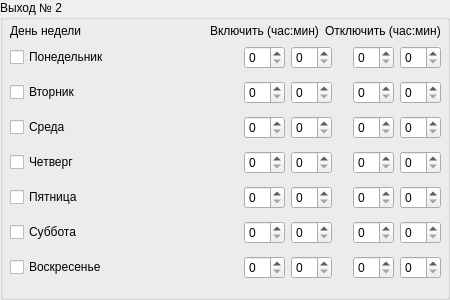
        <widget class="QGroupBox" name="groupBox_2">
         <property name="title">
          <string>Выход № 2</string>
         </property>
         <widget class="QWidget" name="verticalLayoutWidget_2">
          <property name="geometry">
           <rect>
            <x>10</x>
            <y>40</y>
            <width>431</width>
            <height>251</height>
           </rect>
          </property>
          <layout class="QVBoxLayout" name="verticalLayout_2">
           <item>
            <layout class="QHBoxLayout" name="horizontalLayout_10">
             <item>
              <widget class="QCheckBox" name="out2ponC">
               <property name="text">
                <string>Понедельник</string>
               </property>
              </widget>
             </item>
             <item>
              <spacer name="horizontalSpacer_16">
               <property name="orientation">
                <enum>Qt::Horizontal</enum>
               </property>
               <property name="sizeHint" stdset="0">
                <size>
                 <width>40</width>
                 <height>20</height>
                </size>
               </property>
              </spacer>
             </item>
             <item>
              <widget class="QSpinBox" name="out2ponOnHoursS">
               <property name="maximum">
                <number>23</number>
               </property>
              </widget>
             </item>
             <item>
              <widget class="QSpinBox" name="out2ponOnMinsS">
               <property name="maximum">
                <number>59</number>
               </property>
              </widget>
             </item>
             <item>
              <spacer name="horizontalSpacer_17">
               <property name="orientation">
                <enum>Qt::Horizontal</enum>
               </property>
               <property name="sizeType">
                <enum>QSizePolicy::Fixed</enum>
               </property>
               <property name="sizeHint" stdset="0">
                <size>
                 <width>15</width>
                 <height>20</height>
                </size>
               </property>
              </spacer>
             </item>
             <item>
              <widget class="QSpinBox" name="out2ponOffHoursS">
               <property name="maximum">
                <number>23</number>
               </property>
              </widget>
             </item>
             <item>
              <widget class="QSpinBox" name="out2ponOffMinsS">
               <property name="maximum">
                <number>59</number>
               </property>
              </widget>
             </item>
            </layout>
           </item>
           <item>
            <layout class="QHBoxLayout" name="horizontalLayout_11">
             <item>
              <widget class="QCheckBox" name="out2vtorC">
               <property name="text">
                <string>Вторник</string>
               </property>
              </widget>
             </item>
             <item>
              <spacer name="horizontalSpacer_18">
               <property name="orientation">
                <enum>Qt::Horizontal</enum>
               </property>
               <property name="sizeHint" stdset="0">
                <size>
                 <width>40</width>
                 <height>20</height>
                </size>
               </property>
              </spacer>
             </item>
             <item>
              <widget class="QSpinBox" name="out2vtorOnHoursS">
               <property name="maximum">
                <number>23</number>
               </property>
              </widget>
             </item>
             <item>
              <widget class="QSpinBox" name="out2vtorOnMinsS">
               <property name="maximum">
                <number>59</number>
               </property>
              </widget>
             </item>
             <item>
              <spacer name="horizontalSpacer_19">
               <property name="orientation">
                <enum>Qt::Horizontal</enum>
               </property>
               <property name="sizeType">
                <enum>QSizePolicy::Fixed</enum>
               </property>
               <property name="sizeHint" stdset="0">
                <size>
                 <width>15</width>
                 <height>20</height>
                </size>
               </property>
              </spacer>
             </item>
             <item>
              <widget class="QSpinBox" name="out2vtorOffHoursS">
               <property name="maximum">
                <number>23</number>
               </property>
              </widget>
             </item>
             <item>
              <widget class="QSpinBox" name="out2vtorOffMinsS">
               <property name="maximum">
                <number>59</number>
               </property>
              </widget>
             </item>
            </layout>
           </item>
           <item>
            <layout class="QHBoxLayout" name="horizontalLayout_12">
             <item>
              <widget class="QCheckBox" name="out2sredC">
               <property name="text">
                <string>Среда</string>
               </property>
              </widget>
             </item>
             <item>
              <spacer name="horizontalSpacer_20">
               <property name="orientation">
                <enum>Qt::Horizontal</enum>
               </property>
               <property name="sizeHint" stdset="0">
                <size>
                 <width>40</width>
                 <height>20</height>
                </size>
               </property>
              </spacer>
             </item>
             <item>
              <widget class="QSpinBox" name="out2sredOnHoursS">
               <property name="maximum">
                <number>23</number>
               </property>
              </widget>
             </item>
             <item>
              <widget class="QSpinBox" name="out2sredOnMinsS">
               <property name="maximum">
                <number>59</number>
               </property>
              </widget>
             </item>
             <item>
              <spacer name="horizontalSpacer_21">
               <property name="orientation">
                <enum>Qt::Horizontal</enum>
               </property>
               <property name="sizeType">
                <enum>QSizePolicy::Fixed</enum>
               </property>
               <property name="sizeHint" stdset="0">
                <size>
                 <width>15</width>
                 <height>20</height>
                </size>
               </property>
              </spacer>
             </item>
             <item>
              <widget class="QSpinBox" name="out2sredOffHoursS">
               <property name="maximum">
                <number>23</number>
               </property>
              </widget>
             </item>
             <item>
              <widget class="QSpinBox" name="out2sredOffMinsS">
               <property name="maximum">
                <number>59</number>
               </property>
              </widget>
             </item>
            </layout>
           </item>
           <item>
            <layout class="QHBoxLayout" name="horizontalLayout_13">
             <item>
              <widget class="QCheckBox" name="out2chetC">
               <property name="text">
                <string>Четверг</string>
               </property>
              </widget>
             </item>
             <item>
              <spacer name="horizontalSpacer_22">
               <property name="orientation">
                <enum>Qt::Horizontal</enum>
               </property>
               <property name="sizeHint" stdset="0">
                <size>
                 <width>40</width>
                 <height>20</height>
                </size>
               </property>
              </spacer>
             </item>
             <item>
              <widget class="QSpinBox" name="out2chetOnHoursS">
               <property name="maximum">
                <number>23</number>
               </property>
              </widget>
             </item>
             <item>
              <widget class="QSpinBox" name="out2chetOnMinsS">
               <property name="maximum">
                <number>59</number>
               </property>
              </widget>
             </item>
             <item>
              <spacer name="horizontalSpacer_23">
               <property name="orientation">
                <enum>Qt::Horizontal</enum>
               </property>
               <property name="sizeType">
                <enum>QSizePolicy::Fixed</enum>
               </property>
               <property name="sizeHint" stdset="0">
                <size>
                 <width>15</width>
                 <height>20</height>
                </size>
               </property>
              </spacer>
             </item>
             <item>
              <widget class="QSpinBox" name="out2chetOffHoursS">
               <property name="maximum">
                <number>23</number>
               </property>
              </widget>
             </item>
             <item>
              <widget class="QSpinBox" name="out2chetOffMinsS">
               <property name="maximum">
                <number>59</number>
               </property>
              </widget>
             </item>
            </layout>
           </item>
           <item>
            <layout class="QHBoxLayout" name="horizontalLayout_14">
             <item>
              <widget class="QCheckBox" name="out2pyatC">
               <property name="text">
                <string>Пятница</string>
               </property>
              </widget>
             </item>
             <item>
              <spacer name="horizontalSpacer_24">
               <property name="orientation">
                <enum>Qt::Horizontal</enum>
               </property>
               <property name="sizeHint" stdset="0">
                <size>
                 <width>40</width>
                 <height>20</height>
                </size>
               </property>
              </spacer>
             </item>
             <item>
              <widget class="QSpinBox" name="out2pyatOnHoursS">
               <property name="maximum">
                <number>23</number>
               </property>
              </widget>
             </item>
             <item>
              <widget class="QSpinBox" name="out2pyatOnMinsS">
               <property name="maximum">
                <number>59</number>
               </property>
              </widget>
             </item>
             <item>
              <spacer name="horizontalSpacer_25">
               <property name="orientation">
                <enum>Qt::Horizontal</enum>
               </property>
               <property name="sizeType">
                <enum>QSizePolicy::Fixed</enum>
               </property>
               <property name="sizeHint" stdset="0">
                <size>
                 <width>15</width>
                 <height>20</height>
                </size>
               </property>
              </spacer>
             </item>
             <item>
              <widget class="QSpinBox" name="out2pyatOffHoursS">
               <property name="maximum">
                <number>23</number>
               </property>
              </widget>
             </item>
             <item>
              <widget class="QSpinBox" name="out2pyatOffMinsS">
               <property name="maximum">
                <number>59</number>
               </property>
              </widget>
             </item>
            </layout>
           </item>
           <item>
            <layout class="QHBoxLayout" name="horizontalLayout_15">
             <item>
              <widget class="QCheckBox" name="out2subC">
               <property name="text">
                <string>Суббота</string>
               </property>
              </widget>
             </item>
             <item>
              <spacer name="horizontalSpacer_26">
               <property name="orientation">
                <enum>Qt::Horizontal</enum>
               </property>
               <property name="sizeHint" stdset="0">
                <size>
                 <width>40</width>
                 <height>20</height>
                </size>
               </property>
              </spacer>
             </item>
             <item>
              <widget class="QSpinBox" name="out2subOnHoursS">
               <property name="maximum">
                <number>23</number>
               </property>
              </widget>
             </item>
             <item>
              <widget class="QSpinBox" name="out2subOnMinsS">
               <property name="maximum">
                <number>59</number>
               </property>
              </widget>
             </item>
             <item>
              <spacer name="horizontalSpacer_28">
               <property name="orientation">
                <enum>Qt::Horizontal</enum>
               </property>
               <property name="sizeType">
                <enum>QSizePolicy::Fixed</enum>
               </property>
               <property name="sizeHint" stdset="0">
                <size>
                 <width>15</width>
                 <height>20</height>
                </size>
               </property>
              </spacer>
             </item>
             <item>
              <widget class="QSpinBox" name="out2subOffHoursS">
               <property name="maximum">
                <number>23</number>
               </property>
              </widget>
             </item>
             <item>
              <widget class="QSpinBox" name="out2subOffMinsS">
               <property name="maximum">
                <number>59</number>
               </property>
              </widget>
             </item>
            </layout>
           </item>
           <item>
            <layout class="QHBoxLayout" name="horizontalLayout_16">
             <item>
              <widget class="QCheckBox" name="out2voskC">
               <property name="text">
                <string>Воскресенье</string>
               </property>
              </widget>
             </item>
             <item>
              <spacer name="horizontalSpacer_29">
               <property name="orientation">
                <enum>Qt::Horizontal</enum>
               </property>
               <property name="sizeHint" stdset="0">
                <size>
                 <width>40</width>
                 <height>20</height>
                </size>
               </property>
              </spacer>
             </item>
             <item>
              <widget class="QSpinBox" name="out2voskOnHoursS">
               <property name="maximum">
                <number>23</number>
               </property>
              </widget>
             </item>
             <item>
              <widget class="QSpinBox" name="out2voskOnMinsS">
               <property name="maximum">
                <number>59</number>
               </property>
              </widget>
             </item>
             <item>
              <spacer name="horizontalSpacer_30">
               <property name="orientation">
                <enum>Qt::Horizontal</enum>
               </property>
               <property name="sizeType">
                <enum>QSizePolicy::Fixed</enum>
               </property>
               <property name="sizeHint" stdset="0">
                <size>
                 <width>15</width>
                 <height>20</height>
                </size>
               </property>
              </spacer>
             </item>
             <item>
              <widget class="QSpinBox" name="out2voskOffHoursS">
               <property name="maximum">
                <number>23</number>
               </property>
              </widget>
             </item>
             <item>
              <widget class="QSpinBox" name="out2voskOffMinsS">
               <property name="maximum">
                <number>59</number>
               </property>
              </widget>
             </item>
            </layout>
           </item>
          </layout>
         </widget>
         <widget class="QWidget" name="horizontalLayoutWidget_10">
          <property name="geometry">
           <rect>
            <x>10</x>
            <y>20</y>
            <width>431</width>
            <height>22</height>
           </rect>
          </property>
          <layout class="QHBoxLayout" name="horizontalLayout_17">
           <item>
            <widget class="QLabel" name="timerOut1Label_2">
             <property name="text">
              <string>День недели</string>
             </property>
            </widget>
           </item>
           <item>
            <spacer name="horizontalSpacer_34">
             <property name="orientation">
              <enum>Qt::Horizontal</enum>
             </property>
             <property name="sizeHint" stdset="0">
              <size>
               <width>40</width>
               <height>20</height>
              </size>
             </property>
            </spacer>
           </item>
           <item>
            <widget class="QLabel" name="label_3">
             <property name="text">
              <string>Включить (час:мин)</string>
             </property>
            </widget>
           </item>
           <item>
            <widget class="QLabel" name="label_4">
             <property name="text">
              <string>Отключить (час:мин)</string>
             </property>
            </widget>
           </item>
          </layout>
         </widget>
        </widget>
